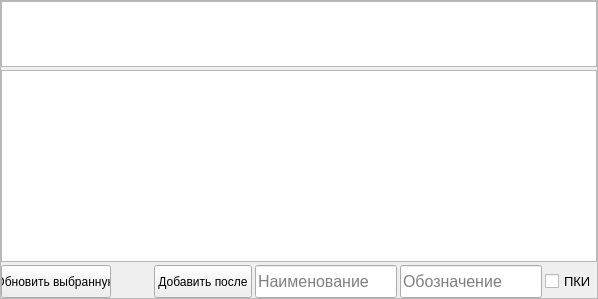
              <widget class="QWidget" name="tab_7">
               <attribute name="title">
                <string>ДСЕ</string>
               </attribute>
               <layout class="QVBoxLayout" name="verticalLayout_12">
                <property name="spacing">
                 <number>3</number>
                </property>
                <property name="leftMargin">
                 <number>0</number>
                </property>
                <property name="topMargin">
                 <number>0</number>
                </property>
                <property name="rightMargin">
                 <number>0</number>
                </property>
                <property name="bottomMargin">
                 <number>0</number>
                </property>
                <item>
                 <widget class="QFrame" name="fr_mats">
                  <property name="frameShape">
                   <enum>QFrame::StyledPanel</enum>
                  </property>
                  <property name="frameShadow">
                   <enum>QFrame::Raised</enum>
                  </property>
                  <layout class="QVBoxLayout" name="verticalLayout_9">
                   <property name="spacing">
                    <number>3</number>
                   </property>
                   <property name="leftMargin">
                    <number>0</number>
                   </property>
                   <property name="topMargin">
                    <number>0</number>
                   </property>
                   <property name="rightMargin">
                    <number>0</number>
                   </property>
                   <property name="bottomMargin">
                    <number>0</number>
                   </property>
                   <item>
                    <widget class="QTableWidget" name="tbl_anal_dse_filtr">
                     <property name="maximumSize">
                      <size>
                       <width>16777215</width>
                       <height>66</height>
                      </size>
                     </property>
                    </widget>
                   </item>
                   <item>
                    <widget class="QTableWidget" name="tbl_anal_dse"/>
                   </item>
                   <item>
                    <layout class="QHBoxLayout" name="horizontalLayout_18">
                     <item>
                      <widget class="QPushButton" name="btn_dse_apply">
                       <property name="minimumSize">
                        <size>
                         <width>110</width>
                         <height>33</height>
                        </size>
                       </property>
                       <property name="maximumSize">
                        <size>
                         <width>110</width>
                         <height>33</height>
                        </size>
                       </property>
                       <property name="sizeIncrement">
                        <size>
                         <width>0</width>
                         <height>0</height>
                        </size>
                       </property>
                       <property name="text">
                        <string>Обновить выбранную</string>
                       </property>
                      </widget>
                     </item>
                     <item>
                      <spacer name="horizontalSpacer_2">
                       <property name="orientation">
                        <enum>Qt::Horizontal</enum>
                       </property>
                       <property name="sizeHint" stdset="0">
                        <size>
                         <width>40</width>
                         <height>20</height>
                        </size>
                       </property>
                      </spacer>
                     </item>
                     <item>
                      <widget class="QPushButton" name="btn_add_row">
                       <property name="minimumSize">
                        <size>
                         <width>0</width>
                         <height>33</height>
                        </size>
                       </property>
                       <property name="maximumSize">
                        <size>
                         <width>16777215</width>
                         <height>33</height>
                        </size>
                       </property>
                       <property name="text">
                        <string>Добавить после</string>
                       </property>
                      </widget>
                     </item>
                     <item>
                      <widget class="QLineEdit" name="le_add_naim">
                       <property name="minimumSize">
                        <size>
                         <width>0</width>
                         <height>33</height>
                        </size>
                       </property>
                       <property name="maximumSize">
                        <size>
                         <width>330</width>
                         <height>33</height>
                        </size>
                       </property>
                       <property name="font">
                        <font>
                         <pointsize>12</pointsize>
                        </font>
                       </property>
                       <property name="placeholderText">
                        <string>Наименование</string>
                       </property>
                      </widget>
                     </item>
                     <item>
                      <widget class="QLineEdit" name="le_add_nn">
                       <property name="minimumSize">
                        <size>
                         <width>0</width>
                         <height>33</height>
                        </size>
                       </property>
                       <property name="maximumSize">
                        <size>
                         <width>330</width>
                         <height>33</height>
                        </size>
                       </property>
                       <property name="font">
                        <font>
                         <pointsize>12</pointsize>
                        </font>
                       </property>
                       <property name="placeholderText">
                        <string>Обозначение</string>
                       </property>
                      </widget>
                     </item>
                     <item>
                      <widget class="QCheckBox" name="chk_pki">
                       <property name="font">
                        <font>
                         <pointsize>10</pointsize>
                        </font>
                       </property>
                       <property name="text">
                        <string>ПКИ</string>
                       </property>
                       <property name="checked">
                        <bool>false</bool>
                       </property>
                       <property name="tristate">
                        <bool>true</bool>
                       </property>
                      </widget>
                     </item>
                    </layout>
                   </item>
                  </layout>
                 </widget>
                </item>
               </layout>
              </widget>
